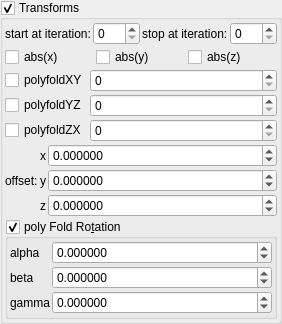
    <widget class="MyGroupBox" name="groupCheck_transf_function_enabledP_false">
     <property name="title">
      <string>Transforms &amp;</string>
     </property>
     <property name="checkable">
      <bool>true</bool>
     </property>
     <layout class="QVBoxLayout" name="verticalLayout_9" stretch="0,0,0,0,0">
      <property name="spacing">
       <number>2</number>
      </property>
      <property name="leftMargin">
       <number>2</number>
      </property>
      <property name="topMargin">
       <number>2</number>
      </property>
      <property name="rightMargin">
       <number>2</number>
      </property>
      <property name="bottomMargin">
       <number>2</number>
      </property>
      <item>
       <layout class="QGridLayout" name="gridLayout_82">
        <property name="spacing">
         <number>2</number>
        </property>
        <item row="3" column="0">
         <widget class="QLabel" name="label_74">
          <property name="text">
           <string>start at iteration:</string>
          </property>
         </widget>
        </item>
        <item row="3" column="1">
         <widget class="MySpinBox" name="spinboxInt_transf_start_iterations_P">
          <property name="sizePolicy">
           <sizepolicy hsizetype="Minimum" vsizetype="Maximum">
            <horstretch>0</horstretch>
            <verstretch>0</verstretch>
           </sizepolicy>
          </property>
          <property name="minimum">
           <number>0</number>
          </property>
          <property name="maximum">
           <number>999</number>
          </property>
          <property name="value">
           <number>0</number>
          </property>
         </widget>
        </item>
        <item row="3" column="2">
         <widget class="QLabel" name="label_54">
          <property name="text">
           <string>stop at iteration:</string>
          </property>
         </widget>
        </item>
        <item row="3" column="3">
         <widget class="MySpinBox" name="spinboxInt_transf_stop_iterations_P1">
          <property name="sizePolicy">
           <sizepolicy hsizetype="Preferred" vsizetype="Maximum">
            <horstretch>0</horstretch>
            <verstretch>0</verstretch>
           </sizepolicy>
          </property>
          <property name="maximum">
           <number>999</number>
          </property>
         </widget>
        </item>
       </layout>
      </item>
      <item>
       <layout class="QGridLayout" name="gridLayout_2">
        <item row="0" column="2">
         <widget class="MyCheckBox" name="checkBox_transf_function_enabledz">
          <property name="text">
           <string notr="true">abs(z)</string>
          </property>
         </widget>
        </item>
        <item row="0" column="0">
         <widget class="MyCheckBox" name="checkBox_transf_function_enabledx">
          <property name="text">
           <string notr="true">abs(x)</string>
          </property>
         </widget>
        </item>
        <item row="0" column="1">
         <widget class="MyCheckBox" name="checkBox_transf_function_enabledy">
          <property name="text">
           <string notr="true">abs(y)</string>
          </property>
         </widget>
        </item>
       </layout>
      </item>
      <item>
       <layout class="QGridLayout" name="gridLayout_45" columnstretch="0,1">
        <property name="spacing">
         <number>2</number>
        </property>
        <item row="0" column="1">
         <widget class="MySpinBox" name="spinboxInt_transf_int8_X">
          <property name="sizePolicy">
           <sizepolicy hsizetype="Minimum" vsizetype="Maximum">
            <horstretch>0</horstretch>
            <verstretch>0</verstretch>
           </sizepolicy>
          </property>
          <property name="maximum">
           <number>999</number>
          </property>
         </widget>
        </item>
        <item row="0" column="0">
         <widget class="MyCheckBox" name="checkBox_transf_function_enabledCx">
          <property name="font">
           <font>
            <weight>50</weight>
            <bold>false</bold>
           </font>
          </property>
          <property name="text">
           <string>polyfoldXY</string>
          </property>
         </widget>
        </item>
        <item row="1" column="1">
         <widget class="MySpinBox" name="spinboxInt_transf_int8_Y">
          <property name="enabled">
           <bool>true</bool>
          </property>
          <property name="sizePolicy">
           <sizepolicy hsizetype="Minimum" vsizetype="Maximum">
            <horstretch>0</horstretch>
            <verstretch>0</verstretch>
           </sizepolicy>
          </property>
          <property name="maximum">
           <number>999</number>
          </property>
         </widget>
        </item>
        <item row="1" column="0">
         <widget class="MyCheckBox" name="checkBox_transf_function_enabledCy_false">
          <property name="enabled">
           <bool>true</bool>
          </property>
          <property name="font">
           <font>
            <weight>50</weight>
            <bold>false</bold>
           </font>
          </property>
          <property name="text">
           <string>polyfoldYZ</string>
          </property>
         </widget>
        </item>
        <item row="2" column="1">
         <widget class="MySpinBox" name="spinboxInt_transf_int8_Z">
          <property name="enabled">
           <bool>true</bool>
          </property>
          <property name="sizePolicy">
           <sizepolicy hsizetype="Minimum" vsizetype="Maximum">
            <horstretch>0</horstretch>
            <verstretch>0</verstretch>
           </sizepolicy>
          </property>
          <property name="maximum">
           <number>999</number>
          </property>
         </widget>
        </item>
        <item row="2" column="0">
         <widget class="MyCheckBox" name="checkBox_transf_function_enabledCz_false">
          <property name="enabled">
           <bool>true</bool>
          </property>
          <property name="font">
           <font>
            <weight>50</weight>
            <bold>false</bold>
           </font>
          </property>
          <property name="text">
           <string>polyfoldZX</string>
          </property>
         </widget>
        </item>
       </layout>
      </item>
      <item>
       <layout class="QGridLayout" name="gridLayout_44" columnstretch="0,0,1">
        <property name="spacing">
         <number>2</number>
        </property>
        <item row="2" column="2">
         <widget class="MyDoubleSpinBox" name="spinbox3_transf_addition_constant_z">
          <property name="sizePolicy">
           <sizepolicy hsizetype="Minimum" vsizetype="Maximum">
            <horstretch>0</horstretch>
            <verstretch>0</verstretch>
           </sizepolicy>
          </property>
          <property name="prefix">
           <string/>
          </property>
          <property name="suffix">
           <string/>
          </property>
          <property name="decimals">
           <number>6</number>
          </property>
          <property name="minimum">
           <double>-99.989999999999995</double>
          </property>
          <property name="maximum">
           <double>99.989999999999995</double>
          </property>
          <property name="singleStep">
           <double>0.100000000000000</double>
          </property>
         </widget>
        </item>
        <item row="2" column="1">
         <widget class="QLabel" name="label_163">
          <property name="text">
           <string notr="true">z</string>
          </property>
         </widget>
        </item>
        <item row="0" column="2">
         <widget class="MyDoubleSpinBox" name="spinbox3_transf_addition_constant_x">
          <property name="sizePolicy">
           <sizepolicy hsizetype="Minimum" vsizetype="Maximum">
            <horstretch>0</horstretch>
            <verstretch>0</verstretch>
           </sizepolicy>
          </property>
          <property name="prefix">
           <string/>
          </property>
          <property name="suffix">
           <string/>
          </property>
          <property name="decimals">
           <number>6</number>
          </property>
          <property name="minimum">
           <double>-99.989999999999995</double>
          </property>
          <property name="maximum">
           <double>99.989999999999995</double>
          </property>
          <property name="singleStep">
           <double>0.100000000000000</double>
          </property>
         </widget>
        </item>
        <item row="0" column="1">
         <widget class="QLabel" name="label_160">
          <property name="text">
           <string notr="true">x</string>
          </property>
         </widget>
        </item>
        <item row="1" column="1">
         <widget class="QLabel" name="label_162">
          <property name="text">
           <string notr="true">y</string>
          </property>
         </widget>
        </item>
        <item row="1" column="2">
         <widget class="MyDoubleSpinBox" name="spinbox3_transf_addition_constant_y">
          <property name="sizePolicy">
           <sizepolicy hsizetype="Minimum" vsizetype="Maximum">
            <horstretch>0</horstretch>
            <verstretch>0</verstretch>
           </sizepolicy>
          </property>
          <property name="prefix">
           <string/>
          </property>
          <property name="suffix">
           <string/>
          </property>
          <property name="decimals">
           <number>6</number>
          </property>
          <property name="minimum">
           <double>-99.989999999999995</double>
          </property>
          <property name="maximum">
           <double>99.989999999999995</double>
          </property>
          <property name="singleStep">
           <double>0.100000000000000</double>
          </property>
         </widget>
        </item>
        <item row="0" column="0" rowspan="3">
         <widget class="QLabel" name="label_164">
          <property name="text">
           <string>offset:</string>
          </property>
         </widget>
        </item>
       </layout>
      </item>
      <item>
       <widget class="MyGroupBox" name="groupCheck_transf_rotation_enabled_false">
        <property name="title">
         <string>poly Fold Ro&amp;tation</string>
        </property>
        <property name="checkable">
         <bool>true</bool>
        </property>
        <layout class="QVBoxLayout" name="verticalLayout_10" stretch="0">
         <property name="spacing">
          <number>2</number>
         </property>
         <property name="leftMargin">
          <number>2</number>
         </property>
         <property name="topMargin">
          <number>2</number>
         </property>
         <property name="rightMargin">
          <number>2</number>
         </property>
         <property name="bottomMargin">
          <number>2</number>
         </property>
         <item>
          <layout class="QGridLayout" name="gridLayout_48" columnstretch="0,1">
           <property name="spacing">
            <number>2</number>
           </property>
           <item row="0" column="0">
            <widget class="QLabel" name="label_46">
             <property name="text">
              <string notr="true">alpha</string>
             </property>
            </widget>
           </item>
           <item row="1" column="0">
            <widget class="QLabel" name="label_44">
             <property name="text">
              <string notr="true">beta</string>
             </property>
            </widget>
           </item>
           <item row="2" column="0">
            <widget class="QLabel" name="label_45">
             <property name="text">
              <string notr="true">gamma</string>
             </property>
            </widget>
           </item>
           <item row="0" column="1">
            <widget class="MyDoubleSpinBox" name="spinboxd3_transf_rotation_x">
             <property name="sizePolicy">
              <sizepolicy hsizetype="Minimum" vsizetype="Maximum">
               <horstretch>0</horstretch>
               <verstretch>0</verstretch>
              </sizepolicy>
             </property>
             <property name="prefix">
              <string/>
             </property>
             <property name="suffix">
              <string/>
             </property>
             <property name="decimals">
              <number>6</number>
             </property>
             <property name="minimum">
              <double>-36000.000000000000000</double>
             </property>
             <property name="maximum">
              <double>36000.000000000000000</double>
             </property>
             <property name="singleStep">
              <double>1.000000000000000</double>
             </property>
            </widget>
           </item>
           <item row="1" column="1">
            <widget class="MyDoubleSpinBox" name="spinboxd3_transf_rotation_y">
             <property name="sizePolicy">
              <sizepolicy hsizetype="Minimum" vsizetype="Maximum">
               <horstretch>0</horstretch>
               <verstretch>0</verstretch>
              </sizepolicy>
             </property>
             <property name="prefix">
              <string/>
             </property>
             <property name="suffix">
              <string/>
             </property>
             <property name="decimals">
              <number>6</number>
             </property>
             <property name="minimum">
              <double>-36000.000000000000000</double>
             </property>
             <property name="maximum">
              <double>36000.000000000000000</double>
             </property>
             <property name="singleStep">
              <double>1.000000000000000</double>
             </property>
            </widget>
           </item>
           <item row="2" column="1">
            <widget class="MyDoubleSpinBox" name="spinboxd3_transf_rotation_z">
             <property name="sizePolicy">
              <sizepolicy hsizetype="Minimum" vsizetype="Maximum">
               <horstretch>0</horstretch>
               <verstretch>0</verstretch>
              </sizepolicy>
             </property>
             <property name="prefix">
              <string/>
             </property>
             <property name="suffix">
              <string/>
             </property>
             <property name="decimals">
              <number>6</number>
             </property>
             <property name="minimum">
              <double>-36000.000000000000000</double>
             </property>
             <property name="maximum">
              <double>36000.000000000000000</double>
             </property>
             <property name="singleStep">
              <double>1.000000000000000</double>
             </property>
            </widget>
           </item>
          </layout>
         </item>
        </layout>
       </widget>
      </item>
     </layout>
    </widget>
